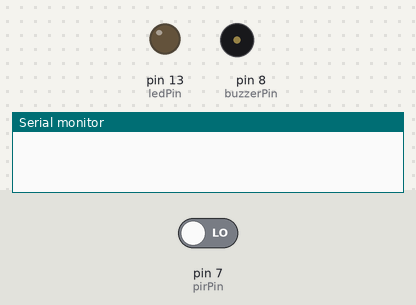
The sketch below on a simulated Arduino Uno, built with avr-gcc and run on an emulated ATmega328P. On the bench: output pins drawn as LEDs (lit = HIGH), buzzer (waves = sounding, pin HIGH), the last lines printed to the serial monitor. The test bench sets the inputs (shaded band); at power-on: pin 7 (pirPin) LOW.

Above: at 1.2 s.
1.3 s: pin 7 (pirPin) driven HIGH
At 1.7 s:
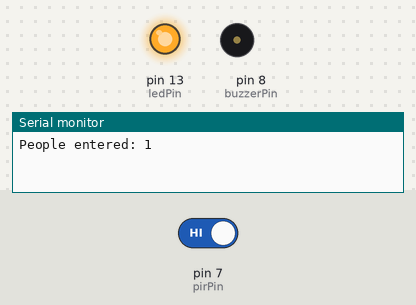
Timing chart, 0 to 4.3 s (numbered marks = the images above; inputs shaded):
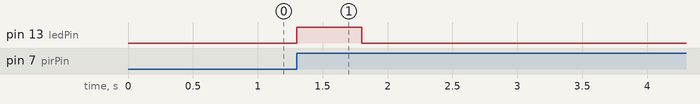

The sketch:

PIR_Buzzer.ino
```cpp
int pirPin = 7;
int ledPin = 13;
int buzzerPin = 8;
int count = 0;

void setup() {
  pinMode(pirPin, INPUT);
  pinMode(ledPin, OUTPUT);
  pinMode(buzzerPin, OUTPUT);
  Serial.begin(9600);
}

void loop() {
  if (digitalRead(pirPin) == HIGH) {
    count++;
    digitalWrite(ledPin, HIGH);
    Serial.print("People entered: ");
    Serial.println(count);


    if (count == 20) {
      digitalWrite(buzzerPin, HIGH);
      delay(1000);
      digitalWrite(buzzerPin, LOW);
    }

    delay(500);
    digitalWrite(ledPin, LOW);


    while(digitalRead(pirPin) == HIGH) {
      delay(50);
    }
  }
}
```

Measured:
- after the input at 1.3 s, pin 13 (ledPin): LOW → HIGH at once, → LOW 0.50 s later
